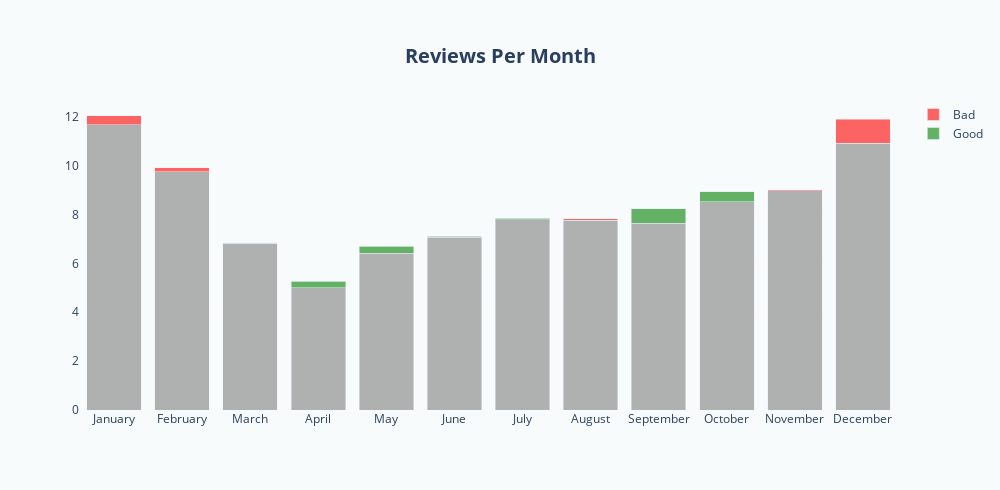

This figure's notebook cell:
### Code cell
fig = make_subplots(rows=1, cols=1,
                    #vertical_spacing = 0.04,
subplot_titles=("",""))


fig.add_trace(go.Bar(x=data3.index, y=data3[data3.columns[0]].values.tolist(),name="", opacity=0.6, marker_color="grey",showlegend=False,),row=1, col=1)
fig.add_trace(go.Bar(x=data1.index, y=data1[data1.columns[0]].values.tolist(),name="Good", opacity=0.6, marker_color="green"),row=1, col=1)
fig.add_trace(go.Bar(x=data2.index, y=data2[data2.columns[0]].values.tolist(),name="Bad", opacity=0.6, marker_color="red"),row=1, col=1)

cf.layout_v1(fig,"Reviews Per Month",490,1000,order)
fig.show()

### Figure 1 — Plotly figure (JSON) as saved in the notebook; plotly's stock layout.template omitted (floating-point values rounded to 4 significant figures)
{"data": [{"marker": {"color": "grey"}, "name": "", "opacity": 0.6, "showlegend": false, "type": "bar", "x": ["January", "December", "February", "November", "October", "September", "July", "August", "June", "March", "May", "April"], "xaxis": "x", "y": [11.67, 10.92, 9.75, 8.966, 8.53, 7.632, 7.784, 7.769, 7.078, 6.829, 6.412, 5.009], "yaxis": "y"}, {"marker": {"color": "green"}, "name": "Good", "opacity": 0.6, "type": "bar", "x": ["January", "December", "February", "November", "October", "September", "July", "August", "June", "March", "May", "April"], "xaxis": "x", "y": [0, 0, 0, 0, 0.4055, 0.5954, 0.06883, 0, 0.02843, 0, 0.296, 0.25], "yaxis": "y"}, {"marker": {"color": "red"}, "name": "Bad", "opacity": 0.6, "type": "bar", "x": ["January", "December", "February", "November", "October", "September", "July", "August", "June", "March", "May", "April"], "xaxis": "x", "y": [0.3775, 0.9801, 0.156, 0.05386, 0, 0, 0, 0.06657, 0, 0.0102, 0, 0], "yaxis": "y"}], "layout": {"barmode": "stack", "height": 490, "legend": {"groupclick": "toggleitem", "orientation": "v"}, "paper_bgcolor": "#F8FBFB", "plot_bgcolor": "#F8FBFB", "title": {"font": {"size": 20}, "text": "<b>Reviews Per Month</b>", "x": 0.5, "xanchor": "center", "y": 0.9, "yanchor": "top"}, "width": 1000, "xaxis": {"anchor": "y", "categoryarray": ["January", "February", "March", "April", "May", "June", "July", "August", "September", "October", "November", "December"], "categoryorder": "array", "domain": [0, 1]}, "yaxis": {"anchor": "x", "domain": [0, 1], "gridcolor": "white", "griddash": "dot", "gridwidth": 0.1, "showgrid": true, "zeroline": false}}}
